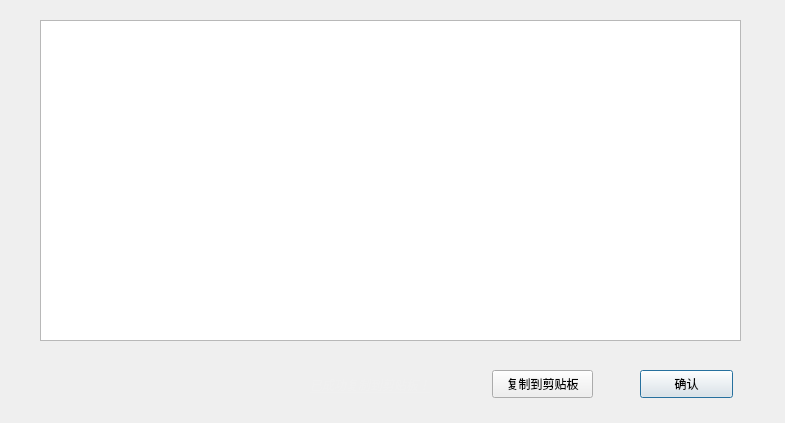
<?xml version="1.0" encoding="UTF-8"?>
<ui version="4.0">
 <class>Dialog_compare_result</class>
 <widget class="QDialog" name="Dialog_compare_result">
  <property name="geometry">
   <rect>
    <x>0</x>
    <y>0</y>
    <width>785</width>
    <height>423</height>
   </rect>
  </property>
  <property name="windowTitle">
   <string>比对结果</string>
  </property>
  <widget class="QTextEdit" name="textEdit">
   <property name="geometry">
    <rect>
     <x>40</x>
     <y>20</y>
     <width>701</width>
     <height>321</height>
    </rect>
   </property>
   <property name="textInteractionFlags">
    <set>Qt::NoTextInteraction</set>
   </property>
  </widget>
  <widget class="QPushButton" name="pushButton">
   <property name="geometry">
    <rect>
     <x>640</x>
     <y>370</y>
     <width>93</width>
     <height>28</height>
    </rect>
   </property>
   <property name="text">
    <string>确认</string>
   </property>
  </widget>
  <widget class="QPushButton" name="pushButton_2">
   <property name="geometry">
    <rect>
     <x>492</x>
     <y>370</y>
     <width>101</width>
     <height>28</height>
    </rect>
   </property>
   <property name="text">
    <string>复制到剪贴板</string>
   </property>
  </widget>
  <widget class="QLabel" name="label">
   <property name="geometry">
    <rect>
     <x>310</x>
     <y>375</y>
     <width>161</width>
     <height>20</height>
    </rect>
   </property>
   <property name="font">
    <font>
     <italic>true</italic>
     <underline>true</underline>
    </font>
   </property>
   <property name="styleSheet">
    <string notr="true">color: rgb(240, 240, 240);</string>
   </property>
   <property name="text">
    <string>已成功复制到剪贴板！</string>
   </property>
  </widget>
 </widget>
 <resources/>
 <connections/>
</ui>
